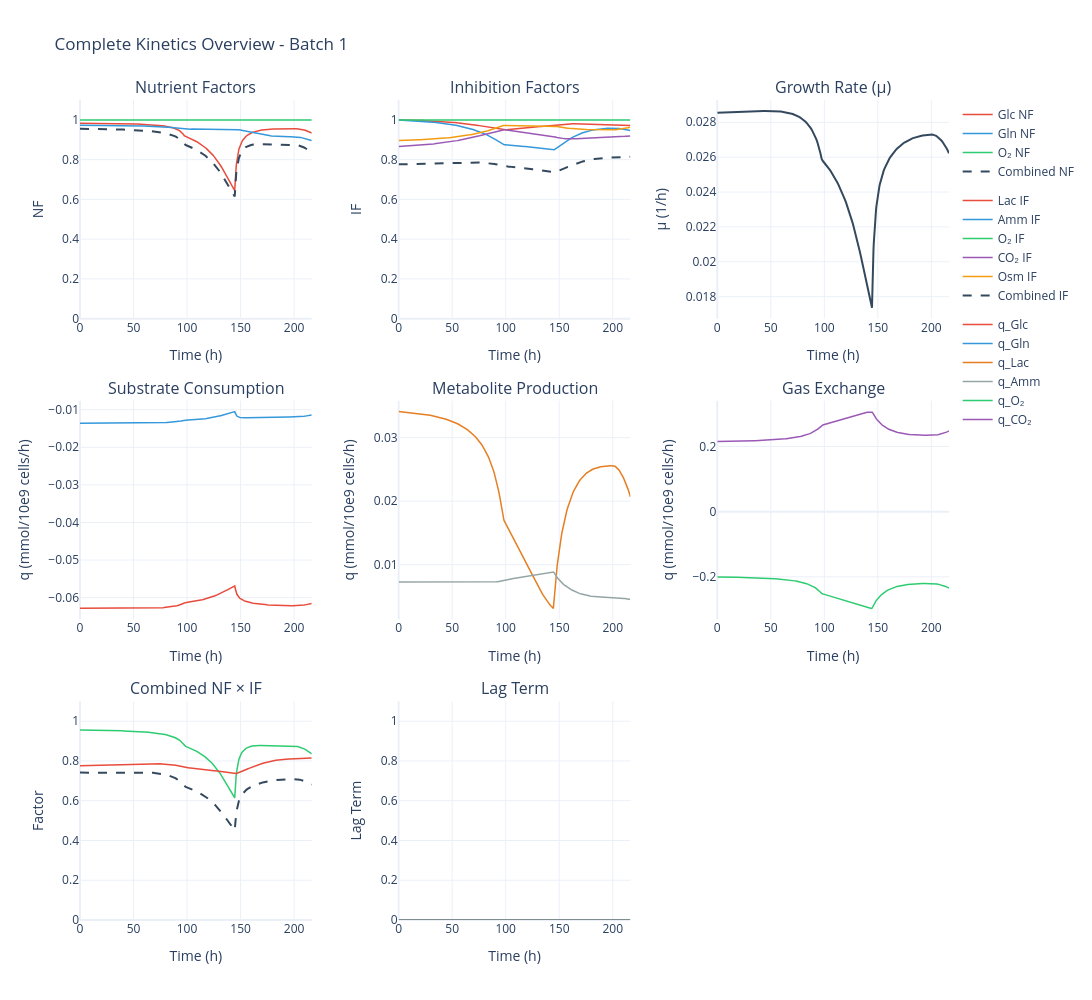

Notebook code for this chart:
### Code cell
sim.data.plot_kinetics()

### Figure 1 — Plotly figure (JSON) as saved in the notebook; plotly's stock layout.template omitted (floating-point values rounded to 4 significant figures; data arrays with more than 128 entries replaced by an {"elided": "..."} marker saying what was removed)
{"data": [{"legendgroup": "NF", "line": {"color": "#E74C3C", "width": 1.5}, "mode": "lines", "name": "Glc NF", "type": "scatter", "x": {"elided": "284 float values"}, "xaxis": "x", "y": {"elided": "284 float values"}, "yaxis": "y"}, {"legendgroup": "NF", "line": {"color": "#3498DB", "width": 1.5}, "mode": "lines", "name": "Gln NF", "type": "scatter", "x": {"elided": "284 float values"}, "xaxis": "x", "y": {"elided": "284 float values"}, "yaxis": "y"}, {"legendgroup": "NF", "line": {"color": "#2ECC71", "width": 1.5}, "mode": "lines", "name": "O₂ NF", "type": "scatter", "x": {"elided": "284 float values"}, "xaxis": "x", "y": {"elided": "284 float values"}, "yaxis": "y"}, {"legendgroup": "NF", "line": {"color": "#34495E", "dash": "dash", "width": 2}, "mode": "lines", "name": "Combined NF", "type": "scatter", "x": {"elided": "284 float values"}, "xaxis": "x", "y": {"elided": "284 float values"}, "yaxis": "y"}, {"legendgroup": "IF", "line": {"color": "#E74C3C", "width": 1.5}, "mode": "lines", "name": "Lac IF", "type": "scatter", "x": {"elided": "284 float values"}, "xaxis": "x2", "y": {"elided": "284 float values"}, "yaxis": "y2"}, {"legendgroup": "IF", "line": {"color": "#3498DB", "width": 1.5}, "mode": "lines", "name": "Amm IF", "type": "scatter", "x": {"elided": "284 float values"}, "xaxis": "x2", "y": {"elided": "284 float values"}, "yaxis": "y2"}, {"legendgroup": "IF", "line": {"color": "#2ECC71", "width": 1.5}, "mode": "lines", "name": "O₂ IF", "type": "scatter", "x": {"elided": "284 float values"}, "xaxis": "x2", "y": {"elided": "284 float values"}, "yaxis": "y2"}, {"legendgroup": "IF", "line": {"color": "#9B59B6", "width": 1.5}, "mode": "lines", "name": "CO₂ IF", "type": "scatter", "x": {"elided": "284 float values"}, "xaxis": "x2", "y": {"elided": "284 float values"}, "yaxis": "y2"}, {"legendgroup": "IF", "line": {"color": "#F39C12", "width": 1.5}, "mode": "lines", "name": "Osm IF", "type": "scatter", "x": {"elided": "284 float values"}, "xaxis": "x2", "y": {"elided": "284 float values"}, "yaxis": "y2"}, {"legendgroup": "IF", "line": {"color": "#34495E", "dash": "dash", "width": 2}, "mode": "lines", "name": "Combined IF", "type": "scatter", "x": {"elided": "284 float values"}, "xaxis": "x2", "y": {"elided": "284 float values"}, "yaxis": "y2"}, {"line": {"color": "#34495E", "width": 2}, "mode": "lines", "name": "μ", "showlegend": false, "type": "scatter", "x": {"elided": "284 float values"}, "xaxis": "x3", "y": {"elided": "284 float values"}, "yaxis": "y3"}, {"legendgroup": "rates", "line": {"color": "#E74C3C", "width": 1.5}, "mode": "lines", "name": "q_Glc", "type": "scatter", "x": {"elided": "284 float values"}, "xaxis": "x4", "y": {"elided": "284 float values"}, "yaxis": "y4"}, {"legendgroup": "rates", "line": {"color": "#3498DB", "width": 1.5}, "mode": "lines", "name": "q_Gln", "type": "scatter", "x": {"elided": "284 float values"}, "xaxis": "x4", "y": {"elided": "284 float values"}, "yaxis": "y4"}, {"legendgroup": "rates", "line": {"color": "#E67E22", "width": 1.5}, "mode": "lines", "name": "q_Lac", "type": "scatter", "x": {"elided": "284 float values"}, "xaxis": "x5", "y": {"elided": "284 float values"}, "yaxis": "y5"}, {"legendgroup": "rates", "line": {"color": "#95A5A6", "width": 1.5}, "mode": "lines", "name": "q_Amm", "type": "scatter", "x": {"elided": "284 float values"}, "xaxis": "x5", "y": {"elided": "284 float values"}, "yaxis": "y5"}, {"legendgroup": "rates", "line": {"color": "#2ECC71", "width": 1.5}, "mode": "lines", "name": "q_O₂", "type": "scatter", "x": {"elided": "284 float values"}, "xaxis": "x6", "y": {"elided": "284 float values"}, "yaxis": "y6"}, {"legendgroup": "rates", "line": {"color": "#9B59B6", "width": 1.5}, "mode": "lines", "name": "q_CO₂", "type": "scatter", "x": {"elided": "284 float values"}, "xaxis": "x6", "y": {"elided": "284 float values"}, "yaxis": "y6"}, {"line": {"color": "#2ECC71", "width": 1.5}, "mode": "lines", "name": "NF", "showlegend": false, "type": "scatter", "x": {"elided": "284 float values"}, "xaxis": "x7", "y": {"elided": "284 float values"}, "yaxis": "y7"}, {"line": {"color": "#E74C3C", "width": 1.5}, "mode": "lines", "name": "IF", "showlegend": false, "type": "scatter", "x": {"elided": "284 float values"}, "xaxis": "x7", "y": {"elided": "284 float values"}, "yaxis": "y7"}, {"line": {"color": "#34495E", "dash": "dash", "width": 2}, "mode": "lines", "name": "NF × IF", "showlegend": false, "type": "scatter", "x": {"elided": "284 float values"}, "xaxis": "x7", "y": {"elided": "284 float values"}, "yaxis": "y7"}, {"line": {"color": "#7F8C8D", "width": 2}, "mode": "lines", "name": "Lag", "showlegend": false, "type": "scatter", "x": {"elided": "284 float values"}, "xaxis": "x8", "y": {"elided": "284 float values"}, "yaxis": "y8"}], "layout": {"annotations": [{"font": {"size": 16}, "showarrow": false, "text": "Nutrient Factors", "x": 0.1333, "xanchor": "center", "xref": "paper", "y": 1, "yanchor": "bottom", "yref": "paper"}, {"font": {"size": 16}, "showarrow": false, "text": "Inhibition Factors", "x": 0.5, "xanchor": "center", "xref": "paper", "y": 1, "yanchor": "bottom", "yref": "paper"}, {"font": {"size": 16}, "showarrow": false, "text": "Growth Rate (μ)", "x": 0.8667, "xanchor": "center", "xref": "paper", "y": 1, "yanchor": "bottom", "yref": "paper"}, {"font": {"size": 16}, "showarrow": false, "text": "Substrate Consumption", "x": 0.1333, "xanchor": "center", "xref": "paper", "y": 0.6333, "yanchor": "bottom", "yref": "paper"}, {"font": {"size": 16}, "showarrow": false, "text": "Metabolite Production", "x": 0.5, "xanchor": "center", "xref": "paper", "y": 0.6333, "yanchor": "bottom", "yref": "paper"}, {"font": {"size": 16}, "showarrow": false, "text": "Gas Exchange", "x": 0.8667, "xanchor": "center", "xref": "paper", "y": 0.6333, "yanchor": "bottom", "yref": "paper"}, {"font": {"size": 16}, "showarrow": false, "text": "Combined NF × IF", "x": 0.1333, "xanchor": "center", "xref": "paper", "y": 0.2667, "yanchor": "bottom", "yref": "paper"}, {"font": {"size": 16}, "showarrow": false, "text": "Lag Term", "x": 0.5, "xanchor": "center", "xref": "paper", "y": 0.2667, "yanchor": "bottom", "yref": "paper"}], "height": 1000, "hovermode": "x unified", "legend": {"orientation": "v", "x": 1.01, "xanchor": "left", "y": 1, "yanchor": "top"}, "showlegend": true, "title": {"text": "Complete Kinetics Overview - Batch 1"}, "width": 1400, "xaxis": {"anchor": "y", "domain": [0, 0.2667], "title": {"text": "Time (h)"}}, "xaxis2": {"anchor": "y2", "domain": [0.3667, 0.6333], "title": {"text": "Time (h)"}}, "xaxis3": {"anchor": "y3", "domain": [0.7333, 1], "title": {"text": "Time (h)"}}, "xaxis4": {"anchor": "y4", "domain": [0, 0.2667], "title": {"text": "Time (h)"}}, "xaxis5": {"anchor": "y5", "domain": [0.3667, 0.6333], "title": {"text": "Time (h)"}}, "xaxis6": {"anchor": "y6", "domain": [0.7333, 1], "title": {"text": "Time (h)"}}, "xaxis7": {"anchor": "y7", "domain": [0, 0.2667], "title": {"text": "Time (h)"}}, "xaxis8": {"anchor": "y8", "domain": [0.3667, 0.6333], "title": {"text": "Time (h)"}}, "xaxis9": {"anchor": "y9", "domain": [0.7333, 1], "title": {"text": "Time (h)"}}, "yaxis": {"anchor": "x", "domain": [0.7333, 1], "range": [0, 1.1], "title": {"text": "NF"}}, "yaxis2": {"anchor": "x2", "domain": [0.7333, 1], "range": [0, 1.1], "title": {"text": "IF"}}, "yaxis3": {"anchor": "x3", "domain": [0.7333, 1], "title": {"text": "μ (1/h)"}}, "yaxis4": {"anchor": "x4", "domain": [0.3667, 0.6333], "title": {"text": "q (mmol/10e9 cells/h)"}}, "yaxis5": {"anchor": "x5", "domain": [0.3667, 0.6333], "title": {"text": "q (mmol/10e9 cells/h)"}}, "yaxis6": {"anchor": "x6", "domain": [0.3667, 0.6333], "title": {"text": "q (mmol/10e9 cells/h)"}}, "yaxis7": {"anchor": "x7", "domain": [0, 0.2667], "range": [0, 1.1], "title": {"text": "Factor"}}, "yaxis8": {"anchor": "x8", "domain": [0, 0.2667], "range": [0, 1.1], "title": {"text": "Lag Term"}}, "yaxis9": {"anchor": "x9", "domain": [0, 0.2667]}}}
